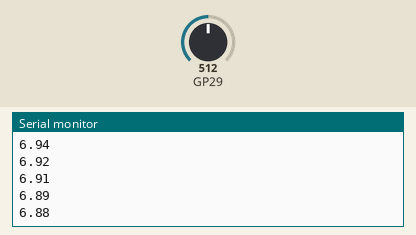
This program was run on a simulated Raspberry Pi Pico. Shown: the last lines printed to the serial monitor. The test bench sets the inputs (shaded band); at power-on: GP29 = 512 (analog values on the 0–1023 scale).

Above: at 1.2 s.
1.3 s: GP29 set to 716
At 1.32 s:
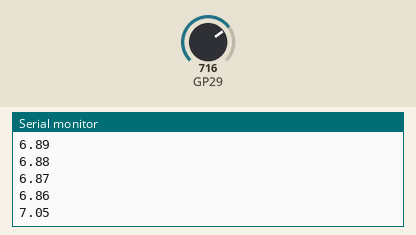
2.8 s: GP29 set to 900
At 2.82 s:
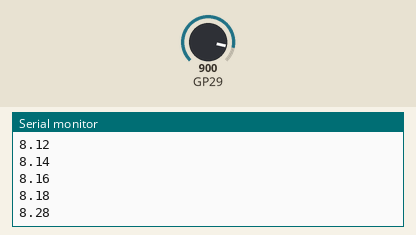
Timing chart, 0 to 5.8 s (numbered marks = the images above; inputs shaded):
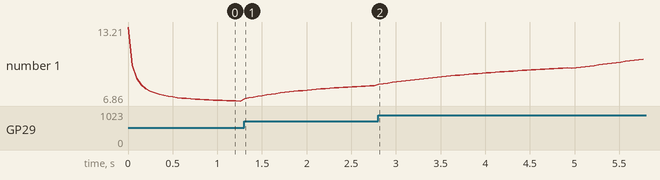

Measured:
- plotted number 1: 6.86 → 8.18 after the input at 1.3 s

The program:

main.cpp
```cpp
#include <Arduino.h>

int voltage;
int voltage_counter = 0;

float voltage_buffer[100];

void setup() {
  // put your setup code here, to run once:
  Serial.begin(9600);

  analogWriteResolution(10);
  analogReadResolution(10);
}

void loop() {
  // put your main code here, to run repeatedly:

  float voltage = (analogRead(A3)) / 1023.0 * 13.2;
  voltage_counter++;

  if(voltage_counter >= 100)
    voltage_counter = 100;

  for(int i = 99; i >= 0; i--)
  {
    if(i != 99)
    {
      voltage_buffer[i + 1] = voltage_buffer[i];
    }
    else
    {
      voltage_buffer[0] = voltage;
    }
  }

  float average_voltage = 0;
  for(int i = 0; i < 100; i++)
  {
    average_voltage += voltage_buffer[i];
  }

  average_voltage = average_voltage / voltage_counter;
  //tone(23, 3000, 10);

  digitalWrite(22, HIGH);

  Serial.println(average_voltage);

  delay(50);
}
```
